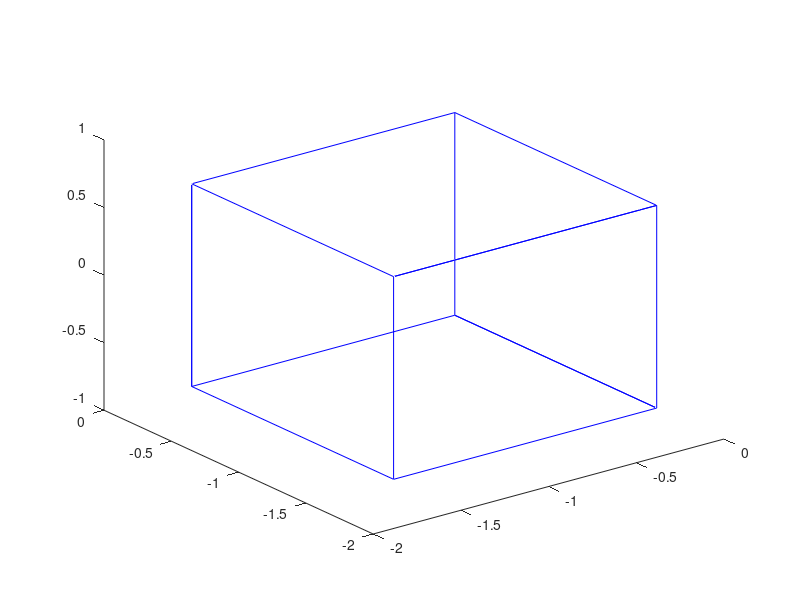

Recreate this plot in MATLAB.
C = [0 0 0 1; 1 0 0 1; 1 1 0 1; 0 1 0 1; 0 0 0 1;
     0 0 1 1; 1 0 1 1; 1 0 0 1; 1 1 0 1; 1 1 1 1; 
     1 0 1 1; 0 0 1 1; 0 1 1 1; 0 1 0 1; 0 1 1 1; 1 1 1 1];    

ME = [1.5 0 0 0; 
      0 1.5 0 0; 
      0 0 1.5 0; 
      0 0 0 1];
      
MT = [1 0 0 0; 
       0 1 0 0; 
       0 0 1 0; 
       -1.5 -1.5 -1 0];

C1 = C*ME*MT;       
X = C1(:, 1);
Y = C1(:, 2);
Z = C1(:, 3);
plot3(X,Y,Z,'b');